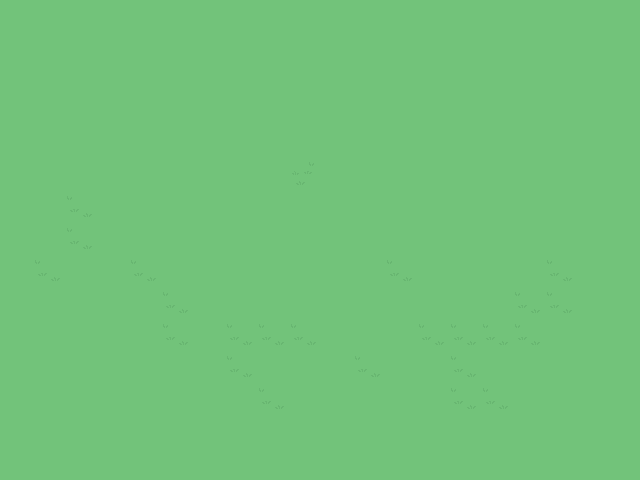

This is a level from a 2D game, rendered from its Tiled map with the project's own tilesets. A one-line summary and the complete map file follow:
An orthogonal 20x15 tile map with 32x32 px tiles, 2 tile layers (Grass, Water).

<map version="1.8" tiledversion="1.8.4" orientation="orthogonal" renderorder="right-down" width="20" height="15" tilewidth="32" tileheight="32" infinite="0" nextlayerid="3" nextobjectid="1">
 <tileset firstgid="1" source="TileSet_V2.tsx" />
 <layer id="1" name="Grass" width="20" height="15">
  <data encoding="csv">
49,49,49,49,49,49,49,49,49,49,49,49,49,49,49,49,49,49,49,49,
49,49,49,49,49,49,49,49,49,49,49,49,49,49,49,49,49,49,49,49,
49,49,49,49,49,49,49,49,49,49,49,49,49,49,49,49,49,49,49,49,
49,49,49,49,49,49,49,49,49,49,49,49,49,49,49,49,49,49,49,49,
49,49,49,49,49,49,49,49,49,49,49,49,49,49,49,49,49,49,49,49,
49,49,49,49,49,49,49,49,49,50,49,49,49,49,49,49,49,49,49,49,
49,49,52,49,49,49,49,49,49,49,49,49,49,49,49,49,49,49,49,49,
49,49,52,49,49,49,49,49,49,49,49,49,49,49,49,49,49,49,49,49,
49,52,49,49,52,49,49,49,49,49,49,49,52,49,49,49,49,52,49,49,
49,49,49,49,49,52,49,49,49,49,49,49,49,49,49,49,52,52,49,49,
49,49,49,49,49,52,49,52,52,52,49,49,49,52,52,52,52,49,49,49,
49,49,49,49,49,49,49,52,49,49,49,52,49,49,52,49,49,49,49,49,
49,49,49,49,49,49,49,49,52,49,49,49,49,49,52,52,49,49,49,49,
49,49,49,49,49,49,49,49,49,49,49,49,49,49,49,49,49,49,49,49,
49,49,49,49,49,49,49,49,49,49,49,49,49,49,49,49,49,49,49,49
</data>
 </layer>
 <layer id="2" name="Water" width="20" height="15" offsetx="2.84217e-14" offsety="-7.10543e-15">
  <data encoding="csv">
0,0,0,0,0,0,0,0,0,0,0,0,0,0,0,0,0,0,0,0,
0,0,0,0,0,0,0,0,0,0,0,0,0,0,0,0,0,0,0,0,
0,0,0,0,0,0,0,0,0,0,0,0,0,0,0,0,0,0,0,0,
0,0,0,0,0,0,0,0,0,0,0,0,0,0,0,0,0,0,0,0,
0,0,0,0,0,0,0,0,0,0,0,0,0,0,0,0,0,0,0,0,
0,0,0,0,0,0,0,0,0,0,0,0,0,0,0,0,0,0,0,0,
0,0,0,0,0,0,0,0,0,0,0,0,0,0,0,0,0,0,0,0,
0,0,0,0,0,0,0,0,0,0,0,0,0,0,0,0,0,0,0,0,
0,0,0,0,0,0,0,0,0,0,0,0,0,0,0,0,0,0,0,0,
0,0,0,0,0,0,0,0,0,0,0,0,0,0,0,0,0,0,0,0,
0,0,0,0,0,0,0,0,0,0,0,0,0,0,0,0,0,0,0,0,
0,0,0,0,0,0,0,0,0,0,0,0,0,0,0,0,0,0,0,0,
0,0,0,0,0,0,0,0,0,0,0,0,0,0,0,0,0,0,0,0,
0,0,0,0,0,0,0,0,0,0,0,0,0,0,0,0,0,0,0,0,
0,0,0,0,0,0,0,0,0,0,0,0,0,0,0,0,0,0,0,0
</data>
 </layer>
</map>
